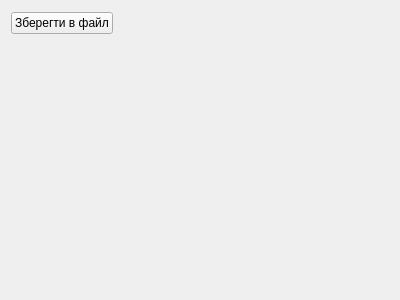
<?xml version="1.0" encoding="UTF-8"?>
<ui version="4.0">
 <class>plot_window</class>
 <widget class="QWidget" name="plot_window">
  <property name="geometry">
   <rect>
    <x>0</x>
    <y>0</y>
    <width>400</width>
    <height>300</height>
   </rect>
  </property>
  <property name="windowTitle">
   <string>Графік змін метеоданних</string>
  </property>
  <layout class="QGridLayout" name="gridLayout">
   <item row="0" column="0">
    <widget class="QPushButton" name="pushButton">
     <property name="text">
      <string>Зберегти в файл</string>
     </property>
    </widget>
   </item>
   <item row="0" column="1">
    <spacer name="horizontalSpacer">
     <property name="orientation">
      <enum>Qt::Horizontal</enum>
     </property>
     <property name="sizeHint" stdset="0">
      <size>
       <width>260</width>
       <height>25</height>
      </size>
     </property>
    </spacer>
   </item>
   <item row="1" column="0" colspan="2">
    <widget class="QCustomPlot" name="temp" native="true"/>
   </item>
   <item row="2" column="0" colspan="2">
    <widget class="QCustomPlot" name="elevWind" native="true"/>
   </item>
  </layout>
 </widget>
 <customwidgets>
  <customwidget>
   <class>QCustomPlot</class>
   <extends>QWidget</extends>
   <header location="global">qcustomplot.h</header>
   <container>1</container>
  </customwidget>
 </customwidgets>
 <resources/>
 <connections/>
</ui>
